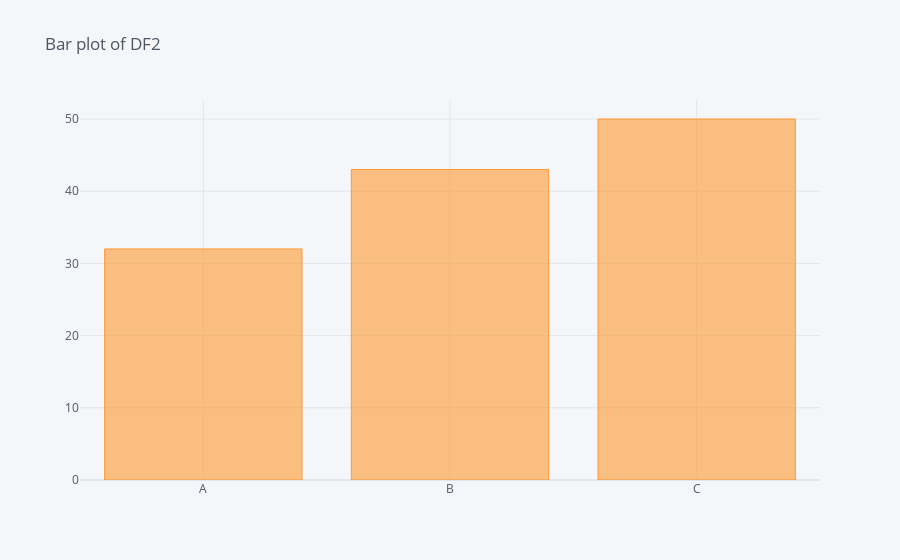

Notebook code cell kept with this figure:
### Markdown cell above
# Bar Plot

### Code cell
df2.iplot(kind='bar',x='Category',y='Values',title='Bar plot of DF2 ')

### Figure 1 — Plotly figure (JSON) as saved in the notebook; plotly's stock layout.template omitted (floating-point values rounded to 4 significant figures)
{"data": [{"marker": {"color": "rgba(255, 153, 51, 0.6)", "line": {"color": "rgba(255, 153, 51, 1.0)", "width": 1}}, "name": "Values", "orientation": "v", "text": "", "type": "bar", "x": ["A", "B", "C"], "y": [32, 43, 50]}], "layout": {"legend": {"bgcolor": "#F5F6F9", "font": {"color": "#4D5663"}}, "paper_bgcolor": "#F5F6F9", "plot_bgcolor": "#F5F6F9", "title": {"font": {"color": "#4D5663"}, "text": "Bar plot of DF2 "}, "xaxis": {"gridcolor": "#E1E5ED", "showgrid": true, "tickfont": {"color": "#4D5663"}, "title": {"font": {"color": "#4D5663"}, "text": ""}, "zerolinecolor": "#E1E5ED"}, "yaxis": {"gridcolor": "#E1E5ED", "showgrid": true, "tickfont": {"color": "#4D5663"}, "title": {"font": {"color": "#4D5663"}, "text": ""}, "zerolinecolor": "#E1E5ED"}}}
